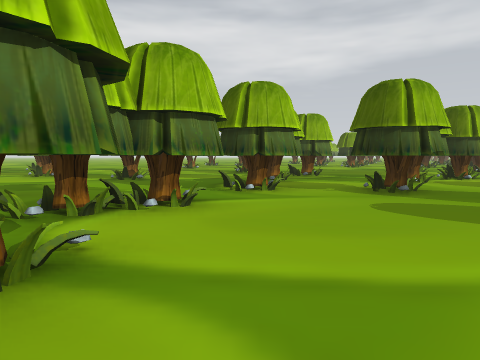
[1] (above)

24 first-person views from a walk through a 3-D level made in the Unity game engine. The camera is 1.2 m above the floor, tilts 4° down and sees 70° across. The floor is counted in squares, 2 m on a side. Each view is taken from the middle of a square. On the plan, view 1 faces up. The plan holds only what a view shows up to about 10 squares ahead; the rest is blank. The place goes on beyond the plan. Some animated figures are not drawn.

[2]
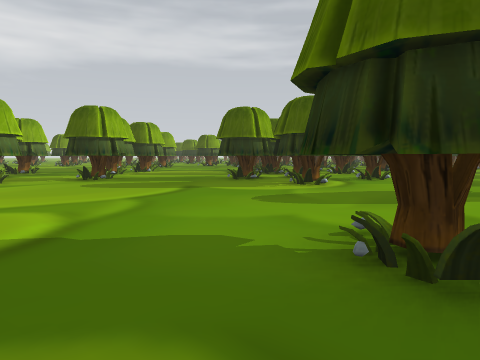

[3]
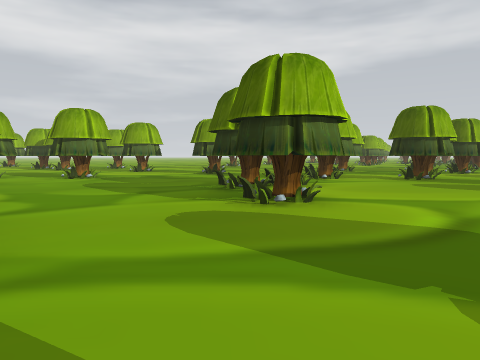

[4]
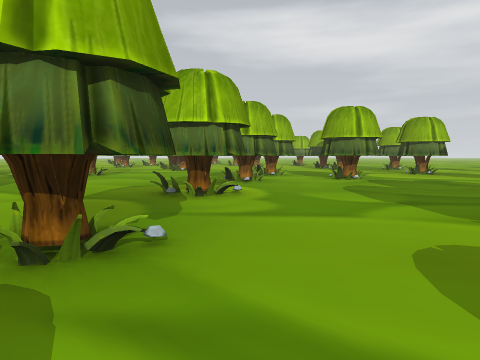

[5]
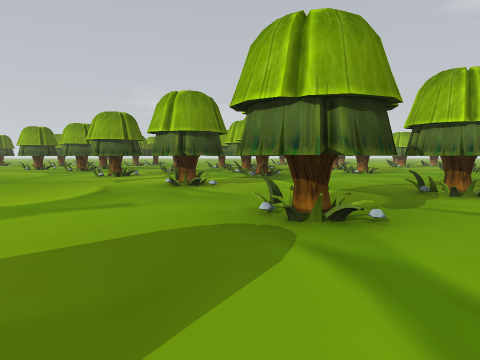

[6]
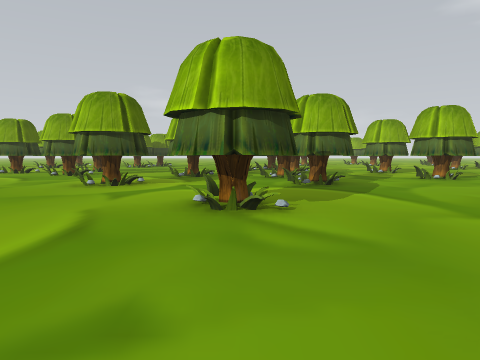

[7]
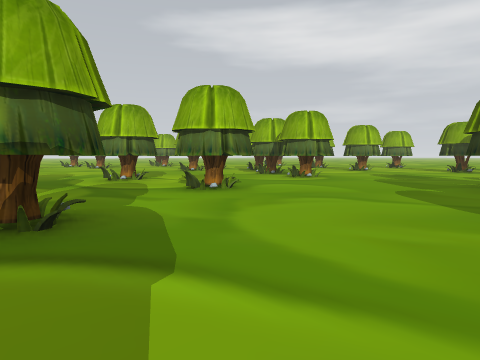

[8]
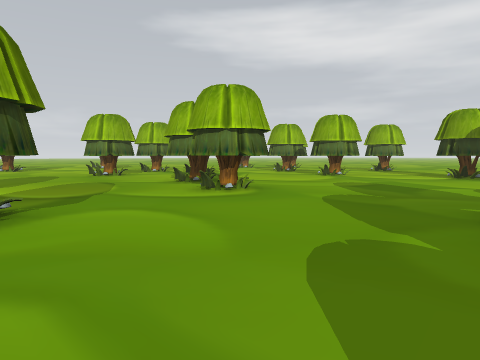

[9]
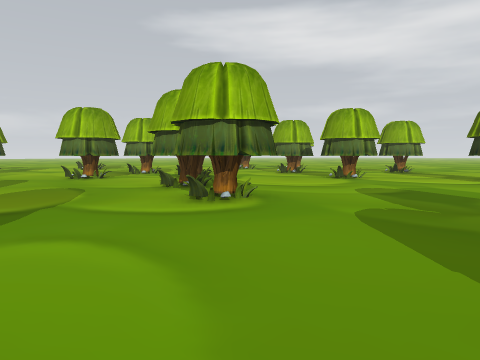

[10]
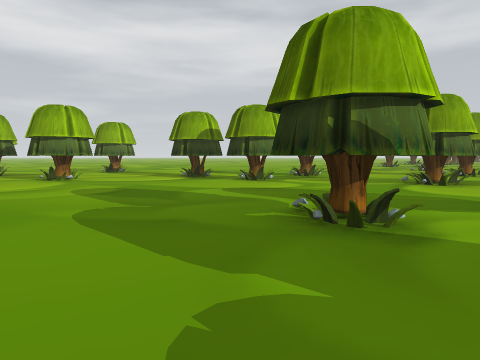

[11]
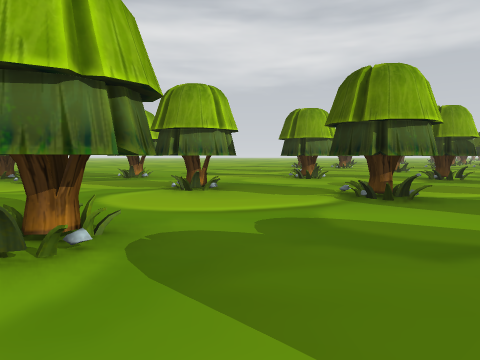

[12]
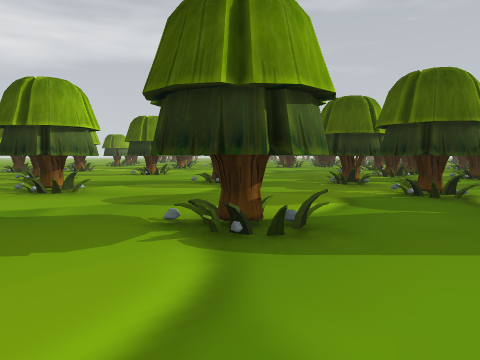

[13]
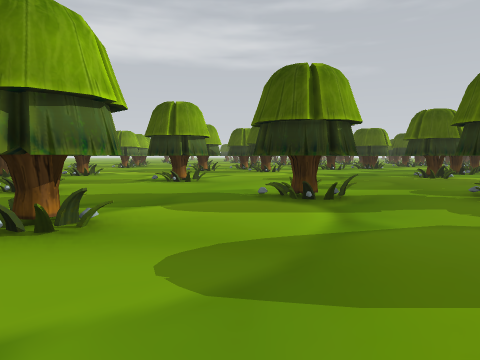

[14]
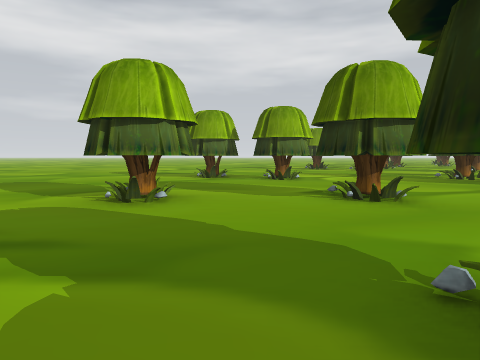

[15]
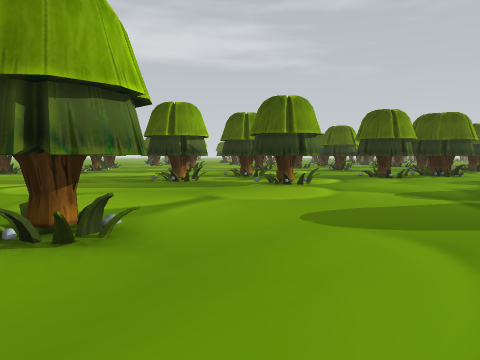

[16]
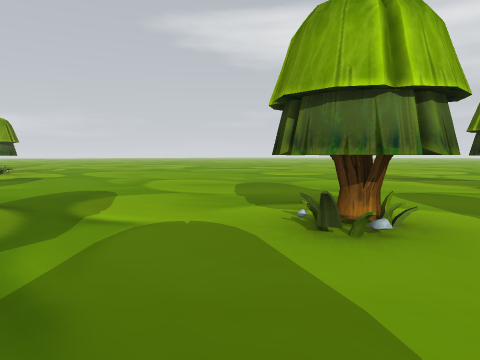

[17]
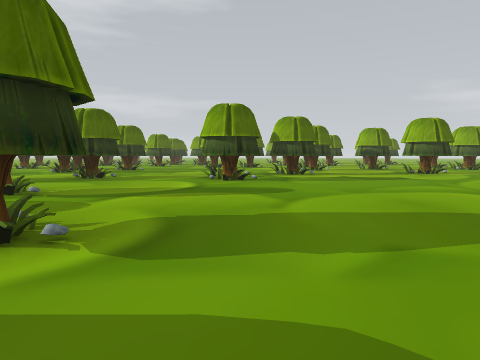

[18]
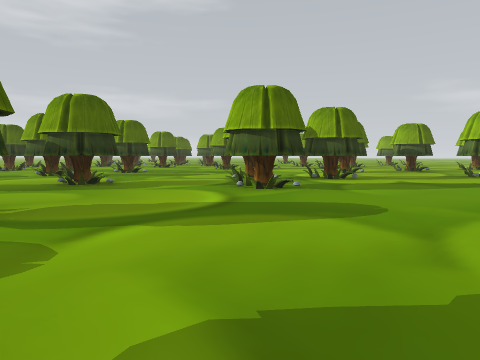

[19]
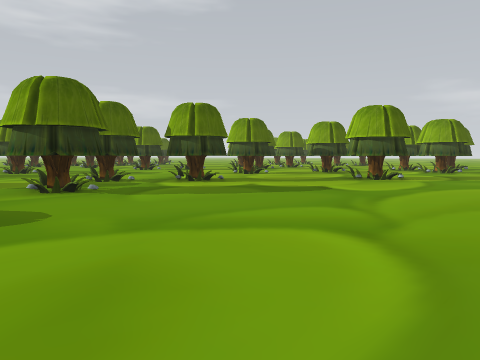

[20]
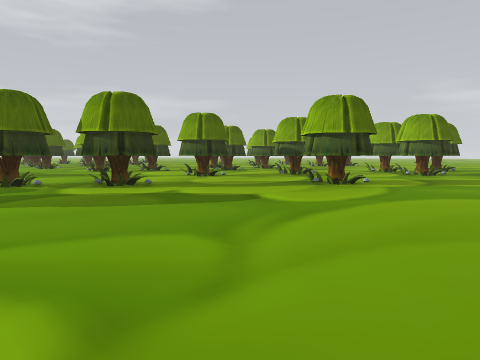

[21]
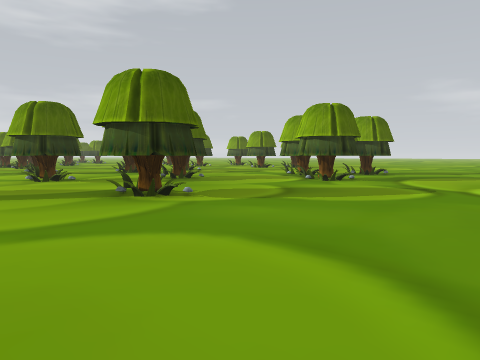

[22]
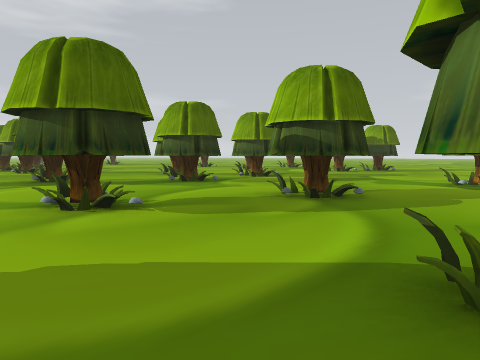

[23]
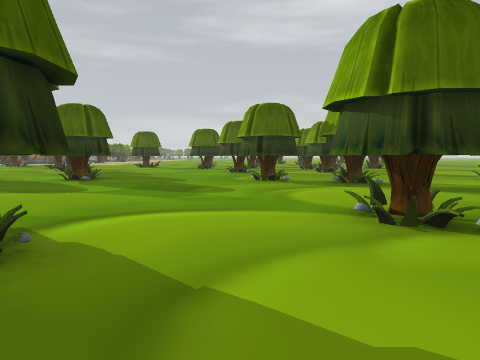

[24]
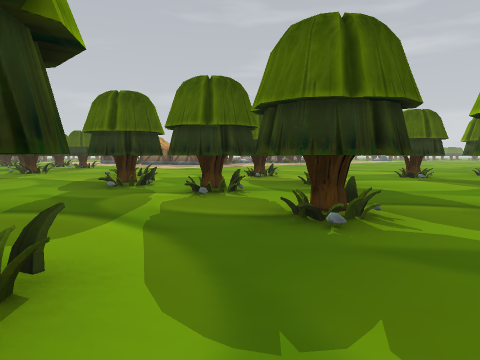

### Floor plan
Key: @ floor where view 1 was taken; # wall or solid block; x gap in a wall; . floor.
Columns run from 19 left of view 1 to 12 right of it. Each row starts with its distance up from view 1.
 21     ....   ........#...##.#
 20 ...........................
 19 .........................#...
 18 .........................#..###
 17 #...............##..#.........##
 16 #...#..........................
 15 ............................
 14 ...........#....#.........
 13 .##.....#..#....#..#.....##
 12 ....##...##................
 11 .............#.......#..#
 10 .............#.......#...
  9 .#..............#...#...##
  8 ....................#..#.
  7 #..####...#.##...........
  6 #....##...#.##.....##x#.
  5 .........................
  4 ...........#.....##.....##
  3   ...............#......###
  2  ..#..#......#...##.....###.
  1  ............#...##.....##.#
  0  ..................@.......
 -1  ..#...##.....##.........
 -2   ...####...........#....
 -3  #.........#........#
 -4   ...#...........
 -5   ...#..#......
 -6   ....  #.....

Positions as (right, up) in squares from view 1, and headings:
1: (0, 0), facing up
2: (-1, -3), facing up-right
3: (-2, -3), facing up
4: (-2, -2), facing up-left
5: (-1, -2), facing left
6: (-4, -3), facing left
7: (-8, -2), facing up-left
8: (-9, 2), facing up-left
9: (-10, 3), facing up-left
10: (-10, 3), facing up
11: (-5, 4), facing up
12: (-5, 7), facing up-right
13: (-4, 10), facing up-right
14: (-1, 12), facing up
15: (0, 14), facing up-right
16: (-1, 14), facing up-left
17: (-2, 20), facing down-left
18: (-3, 18), facing down-left
19: (-6, 20), facing down-left
20: (-8, 20), facing down-left
21: (-12, 21), facing down-left
22: (-13, 16), facing down-left
23: (-13, 15), facing down
24: (-18, 2), facing down-right
